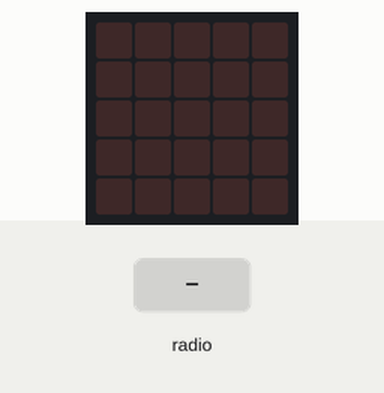
A program run on a simulated BBC micro:bit (MakeCode). Shown: the board's 5×5 LED display. The inputs (shaded band) are chosen by the test bench. No radio messages arrive unless stated (any console line starting 'radio sent:' is added by the test bench); what the program prints to the serial console is not drawn.

Above: at 1.2 s.
1.3 s: radio message "1" arrives
At 2.5 s:
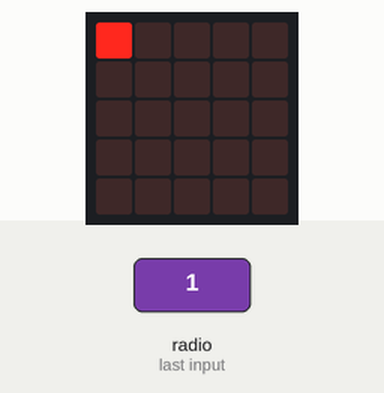
2.8 s: radio message "0" arrives
At 3.6 s:
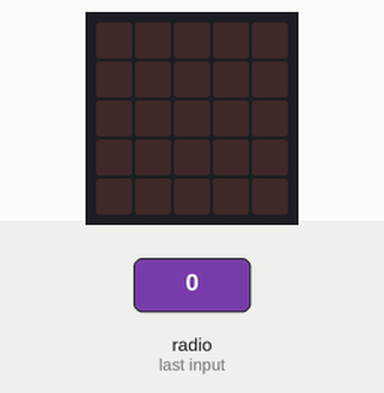
4.3 s: radio message "5" arrives
At 4.8 s:
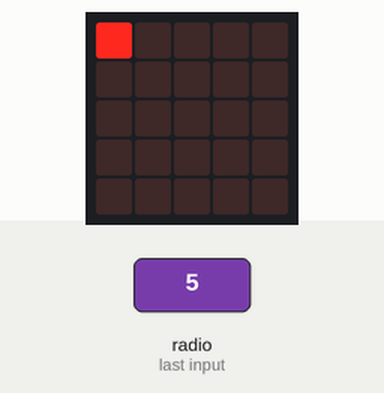
Timing chart, 0 to 7.3 s (numbered marks = the images above; inputs shaded):
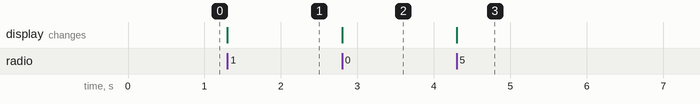

Measured:
- after the input at 1.3 s, the display: changes at once (image 1)
- after the input at 2.8 s, the display: changes at once (image 2)
- after the input at 4.3 s, the display: changes at once (image 3)

The program:

main.ts
```typescript
radio.onReceivedNumber(function (receivedNumber) {
    led.toggle(0, 0)
    let bufr = pins.createBuffer(1);
bufr.setUint8(0, receivedNumber);
serial.writeBuffer(bufr)
})
radio.onReceivedString(function (receivedString) {
    led.toggle(4, 0)
    serial.writeString(receivedString)
})
radio.setTransmitPower(7)
radio.setFrequencyBand(7)
radio.setGroup(7)
radio.sendString("")
serial.redirect(
SerialPin.P2,
SerialPin.P1,
BaudRate.BaudRate115200
)
basic.forever(function () {

})
```

test.ts
```typescript
// テストはここに来ます。このパッケージが拡張機能として使用されるときにはコンパイルされません。
```
